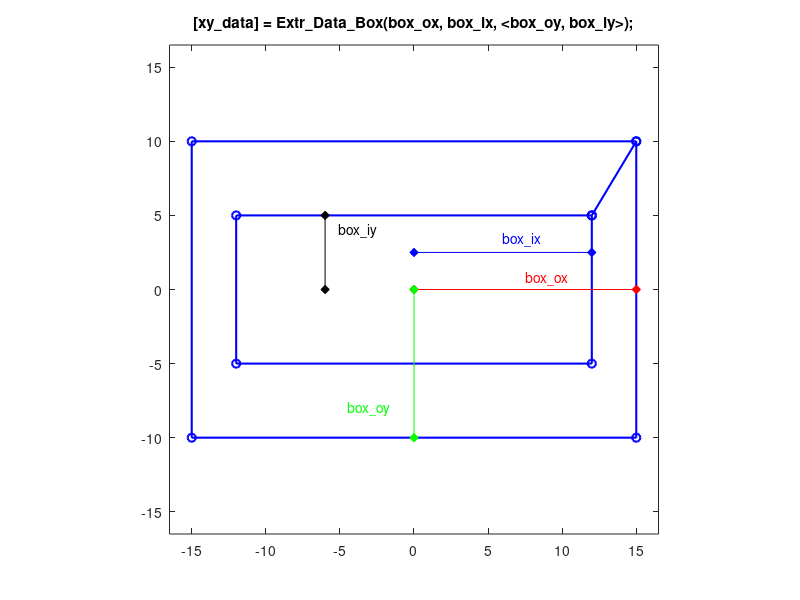

Reproduce this figure in MATLAB.
function [xy_data] = Extr_Data_Box(box_ox, box_ix, varargin)
%Extr_Data_Box Produce extrusion data for a hollow box.
%   [xy_data] = Extr_Data_Ring(box_ox, box_ix, <box_oy>, <box_iy>)
%   This function returns x-y data for a hollow box.  
%   You can specify:
%       Box outer width(x)              box_ox
%       Box inner width (x)             box_ix
%       (optional) Box outer height (y)	box_oy
%       (optional) Box outer width (y)  box_iy
%
%   To see a plot showing parameter values, enter the name
%   of the function with no arguments
%   >> Extr_Data_Box
%
%   To see a plot created with your parameter values, 
%   add 'plot' as the final argument
%   >> Extr_Data_Box(10,5,'plot')

% Copyright 2013-2015 The MathWorks, Inc.

% DEFAULT DATA TO SHOW DIAGRAM
if (nargin == 0)
    box_ox = 15;
    box_ix = 12;
    box_oy = 10;
    box_iy = 5;
elseif (nargin <= 3)
    box_oy = box_ox;
    box_iy = box_ix;
elseif (nargin > 3)
    box_oy = varargin{1};
    box_iy = varargin{2};
end

if (nargin==0)
    showplot = 'plot';
elseif (nargin==3 || nargin==5)
    showplot = varargin(end);
else
    showplot = 'n';
end

% CALCULATE EXTRUSION DATA
x_signs = [1 -1 -1 1 1]';
y_signs = [1 1 -1 -1 1]';
xy_data = [box_ox*x_signs box_oy*y_signs;box_ix*y_signs box_iy*x_signs];
    

% PLOT DIAGRAM TO SHOW PARAMETERS AND EXTRUSION
if (nargin == 0 || strcmpi(showplot,'plot'))
    
    % GET MAX AXIS DIMENSION
    maxd = max(box_ox,box_oy);
    % PLOT EXTRUSION
    plot(xy_data(:,1),xy_data(:,2),'b-o','LineWidth',1.5);
    axis('square');
    axis([-1.1 1.1 -1.1 1.1]*maxd);
    
    % SHOW PARAMETERS
    hold on
        
    plot([0 box_ox],[0 0],'r-d','MarkerFaceColor','r');
    text(0.5*box_ox,0.05*maxd,'{\color{red}box\_ox}');

    plot([0 box_ix],[0.5*box_iy 0.5*box_iy],'b-d','MarkerFaceColor','b');
    text(0.5*box_ix,0.06*maxd+0.5*box_iy,'{\color{blue}box\_ix}');
    
    plot([0 0],[0 -box_oy],'g-d','MarkerFaceColor','g');
    text(-0.3*maxd,-0.8*box_oy,'{\color{green}box\_oy}');

    plot([-0.5*box_ix -0.5*box_ix],[0 box_iy],'k-d','MarkerFaceColor','k');
    text(-0.5*box_ix+0.06*maxd,0.8*box_iy,'{\color{black}box\_iy}');
    
	title(['[xy\_data] = Extr\_Data\_Box(box\_ox, box\_ix, <box\_oy, box\_iy>);']);
    hold off
    clear xy_data
end
